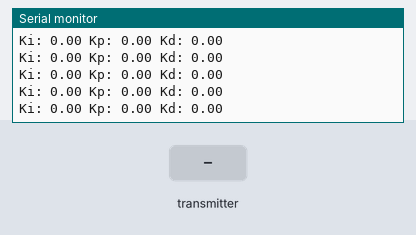
This sketch was run on a simulated ESP32. Shown: the last lines printed to the serial monitor. The test bench sets the inputs (shaded band).

Above: at 1.2 s.
1.3 s: the transmitter starts sending Ki = 25
At 1.51 s:
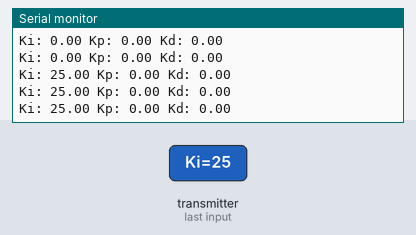
2.8 s: the transmitter starts sending Kp = 25
At 3.01 s:
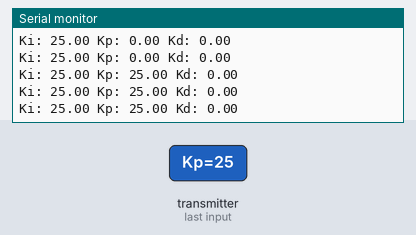
4.3 s: the transmitter starts sending Kd = 25
At 4.51 s:
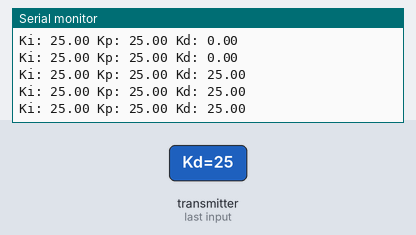
5.8 s: the transmitter starts sending Ki = 0
At 6.02 s:
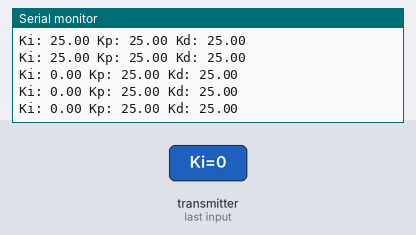
7.3 s: the transmitter starts sending Kp = 0
At 7.52 s:
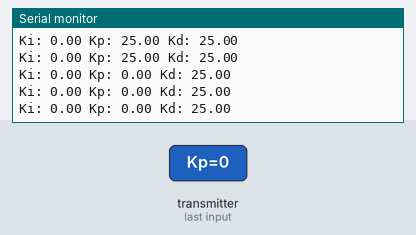
8.8 s: the transmitter starts sending Kd = 50
At 9.02 s:
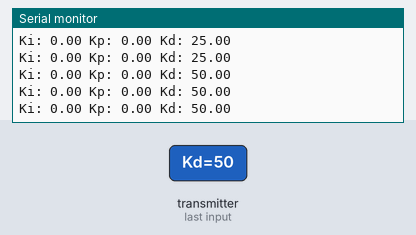
Timing chart, 0 to 11.3 s (numbered marks = the images above; inputs shaded):
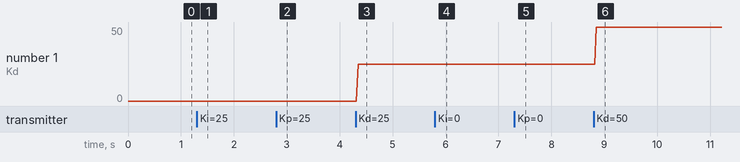

The sketch:

reciever.ino
```cpp
#include <esp_now.h>
#include <WiFi.h>

// Structure to receive data
typedef struct struct_message {
  float Ki;
  float Kp;
  float Kd;
} struct_message;

// Create a struct_message called myData
struct_message myData;

// Callback function that will be executed when data is received
void OnDataRecv(const esp_now_recv_info_t *esp_now_info, const uint8_t *incomingData, int len) {
  memcpy(&myData, incomingData, sizeof(myData));

  // Print the received values
  Serial.print("Ki: ");
  Serial.print(myData.Ki);
  Serial.print(" Kp: ");
  Serial.print(myData.Kp);
  Serial.print(" Kd: ");
  Serial.println(myData.Kd);
}

void setup() {
  // Initialize Serial Monitor
  Serial.begin(115200);

  // Set device as a Wi-Fi Station
  WiFi.mode(WIFI_STA);

  // Init ESP-NOW
  if (esp_now_init() != ESP_OK) {
    Serial.println("Error initializing ESP-NOW");
    return;
  }

  // Register for recv CB to get recv packer info
  esp_now_register_recv_cb(OnDataRecv);
}

void loop() {
  // Nothing to do here
    // Print the received values
  Serial.print("Ki: ");
  Serial.print(myData.Ki);
  Serial.print(" Kp: ");
  Serial.print(myData.Kp);
  Serial.print(" Kd: ");
  Serial.println(myData.Kd);
  delay(100);
}
```

Measured:
- after the input at 1.3 s, the serial monitor: prints a new line after 0.05 s (image 1)
- after the input at 2.8 s, the serial monitor: prints a new line after 0.05 s (image 2)
- after the input at 4.3 s, the serial monitor: prints a new line after 0.05 s (image 3)
- after the input at 5.8 s, the serial monitor: prints a new line after 0.05 s (image 4)
- after the input at 7.3 s, the serial monitor: prints a new line after 0.05 s (image 5)
- after the input at 8.8 s, the serial monitor: prints a new line after 0.05 s (image 6)
- plotted number 1: 25 → 50 after the input at 8.8 s
